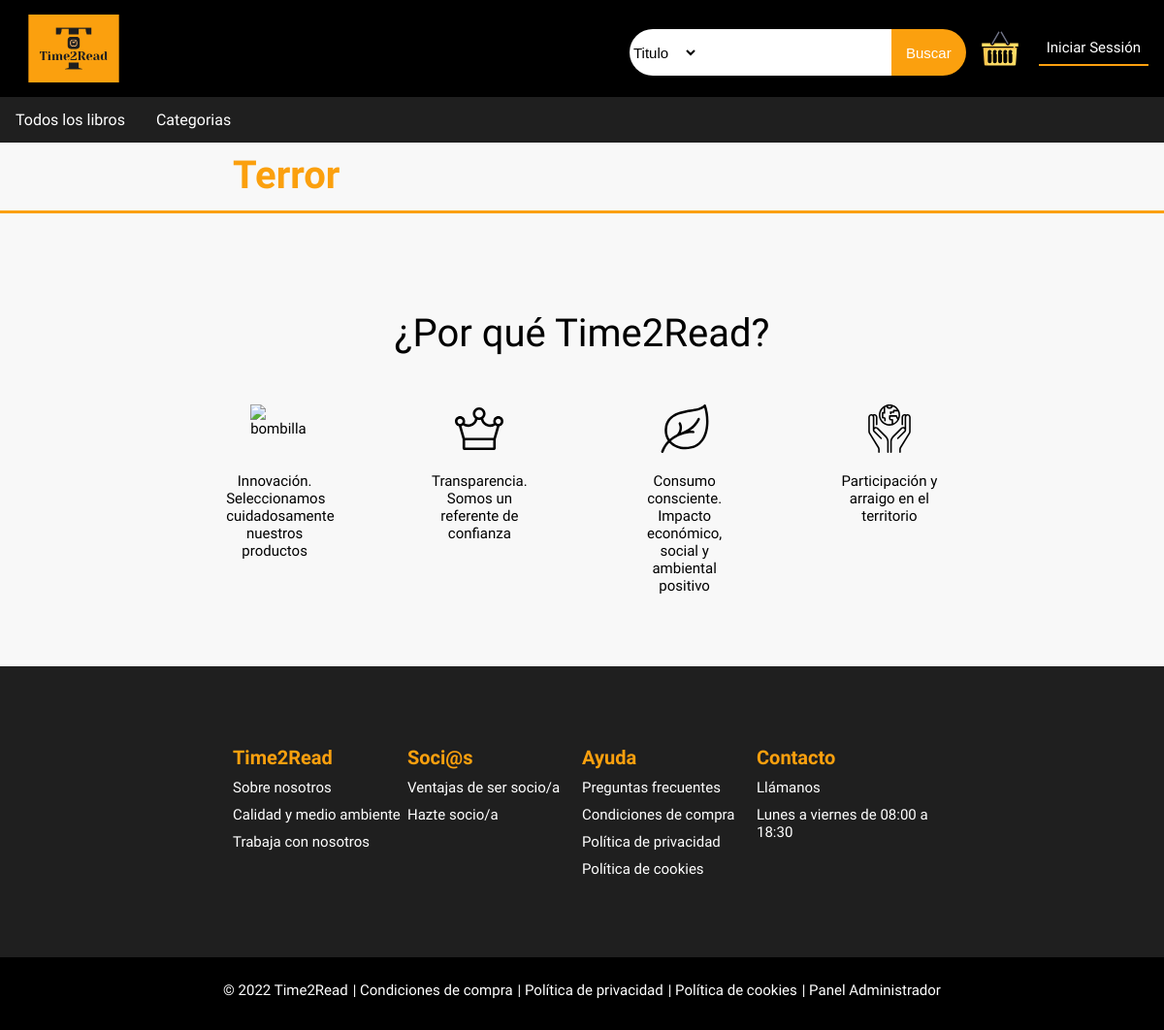
Before: /index.php?controller=Principal&action=mostrarLibrosCategoria&id=2 with the older database file.
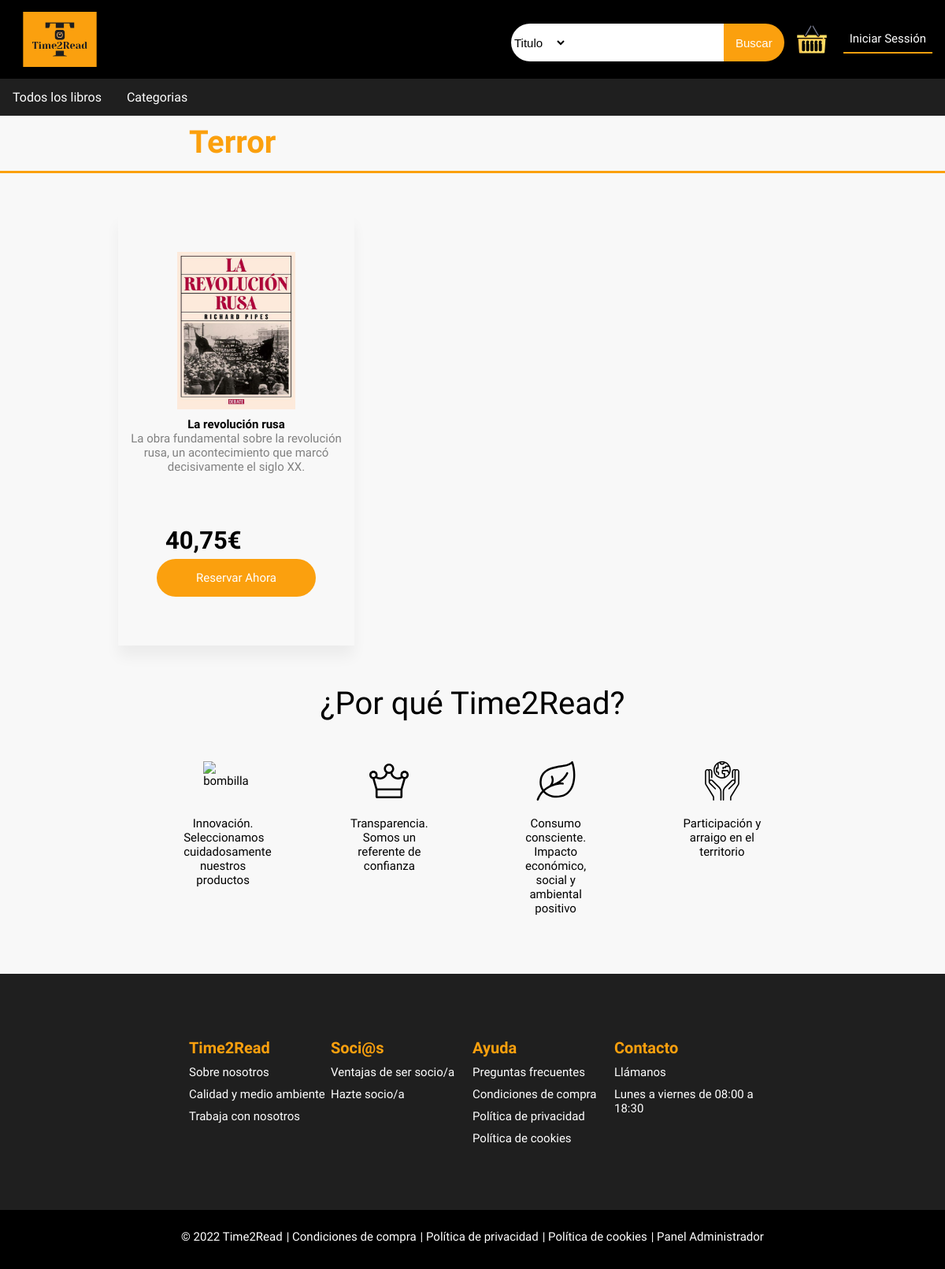
After: the same page with the newer database file.
### tables this page shows
CREATE TABLE `articulo` (
  `id_articulo` int(11) NOT NULL,
  `fk_id_genero` int(11) NOT NULL,
  `isbn` int(13) NOT NULL,
  `nombre` varchar(100) NOT NULL,
  `descripcion_short` varchar(255) NOT NULL,
  `descripcion` varchar(10000) NOT NULL,
  `stock` int(11) NOT NULL,
  `precio_venta` float NOT NULL,
  `imagen` varchar(50) NOT NULL,
  `destacado` tinyint(1) NOT NULL DEFAULT 0,
  `estado` tinyint(1) NOT NULL
);

### controllers/PrincipalController.php (called while the page is built, shortened)
<?php
require "models/libro.php";
require "models/categoria.php";
class PrincipalController
{
    public function mostrarLibrosCategoria()
    {
        require_once "views/general/mostrarListaCategorias.php";
        $_idcategoria = $_GET['id'];
        $categoria2 = new Categoria();
        $datosCategoria = $categoria2->obtenerInfo($_idcategoria);
        $librosCategoria = new Libro();
        $resultado = $librosCategoria->librosCategoria($_idcategoria);
        require_once "views/principal/librosCategoria.php";
    }
}

### models/database.php (called while the page is built, shortened)
<?php
class Database{
    public function __construct(){
        $servername = "localhost";
        $dbname= "biblioteca";
        $username = "root";
        $password = "";
        try{
		$this->db = new PDO("mysql:host=$servername;dbname=$dbname",$username, $password);
        }
        catch(PDOException $error)
        {
            echo "Connection failed: ". $error->getMessage();
        }
    }
}

### models/categoria.php (called while the page is built, shortened)
<?php
require_once("database.php");
class Categoria extends Database
{
    public function obtenerInfo($id){
        $consulta = $this->db->prepare("SELECT * FROM generos WHERE id_genero = $id");
        $consulta->execute();
        $resultado = $consulta->fetchAll();
        return $resultado;
    }
}

### models/libro.php (called while the page is built, shortened)
<?php
require_once("database.php");
class Libro extends Database
{
    public function librosCategoria($id)
    {
        $consulta = $this->db->prepare("SELECT * FROM articulo WHERE fk_id_genero = $id");
        $consulta->execute();
        $resultado = $consulta->fetchAll();
        return $resultado;
    }
}

### views/general/mostrarListaCategorias.php (the view, shortened to what this page needs)
<?php
echo "<div class='main-page-list-category'>
  <div><a href='index.php?controller=Principal&action=mostrarGeneral'>Todos los libros</a></div>
  <div class='dropcategory'>
    <button class='dropbtn'>Categorias
      <i class='fa-down'></i>
    </button>
    <div class='dropcategory-content'>";
    echo "</div>
  </div>
</div>";
?>

### views/principal/librosCategoria.php
<?php
    if(isset($datosCategoria[0]['nombre'])){
        echo "<p class='name-categoria-libros-categoria'>". $datosCategoria[0]['nombre'] ."</p>";
        echo "<div class='orange-line'></div>";
    }
    else{
        echo "<p class='name-categoria-libros-categoria'>Todos los libros</p>";
        echo "<div class='orange-line'></div>";
    }
?>
<div class="main-page-important-books">
    <?php
        foreach ($resultado as $libro) {
            echo " <div class='important-book'>
                <div><img class='important-book-image' src='" . $libro['imagen'] . "'></div>
                <div><h3>" . $libro['nombre'] . "</h3></div>
                <div class='important-book-short-description'>" . $libro['descripcion_short'] . "</div>
                <div class='important-book-price'>" .str_replace('.',',',(string)$libro['precio_venta']) . "€" . "</div>
                <div>" . "<a href='index.php?controller=Libro&action=mostrarLibro&id=" . $libro['id_articulo'] . "' class='important-reservation-book-button'>Reservar Ahora</a>" . "</div>
            </div>";
        }
    ?>
</div>

Changed rows visible on the page:
now on this page (row edited): articulo: imagen (picture), nombre "La revolución rusa", descripcion_short "La obra fundamental sobre la revolución rusa, un acontecimiento que marcó decisivamente el siglo XX.", precio_venta "40,75"
